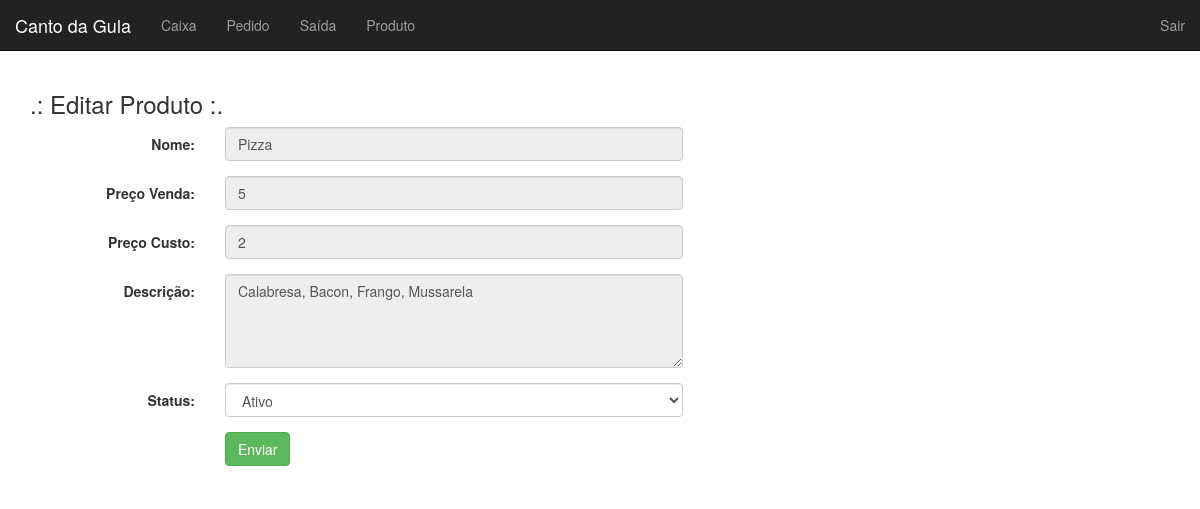
The app's page /produto/editar/1 (signed in), older data.
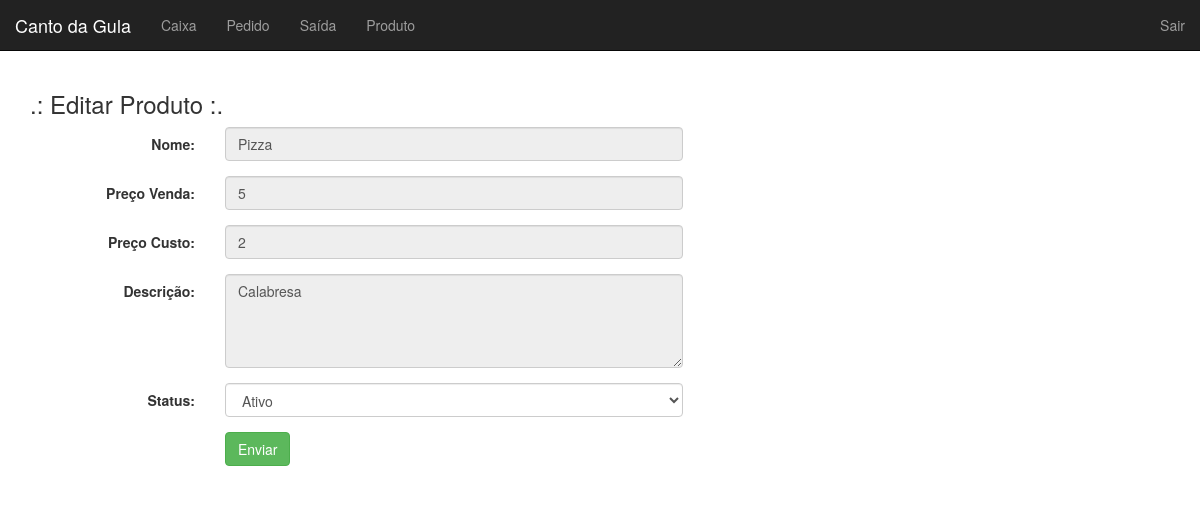
The same page, newer data.
### tables this page shows
CREATE TABLE `produto` (
  `id` int(11) NOT NULL AUTO_INCREMENT,
  `nome` varchar(50) NOT NULL,
  `preco_venda` double NOT NULL,
  `preco_custo` double DEFAULT NULL,
  `status` tinyint(4) NOT NULL,
  `descricao` text,
  PRIMARY KEY (`id`)
);

### core/controller.php (called while the page is built, shortened)
<?php
class controller {
    public function loadTemplate($viewName, $viewData = array()){
        include 'views/template.php';
    }
    public function loadViewInTemplate($viewName, $viewData = array()){
        extract($viewData);
        include 'views/'.$viewName.'.php';
    }
}
?>

### controllers/produtoController.php (called while the page is built, shortened)
<?php
class produtoController extends controller {
    public function editar($id) {
        $dados = array(
            'produto' => array(),
            'produto_usado' => FALSE
        );
        $id = addslashes($id);
        $produto = new Produto();
        $dados['produto'] = $produto->getProduto($id);
        $dados['produto_usado'] = $produto->produtoUsado($id);
        $this->loadTemplate('produtoEditar', $dados);
    }
}
?>

### core/core.php (called while the page is built, shortened)
<?php
class Core{
    public function run(){
        $url = (isset($_GET['q']))?"/".$_GET['q']:"";
        $params = array();
        if (!empty($url) && $url != '/') {
            $url = explode('/', $url);
            array_shift($url);
            array_shift($url);
            if (isset($url[0])) {
                    $currentAction = $url[0];
                    array_shift($url);
            } else {
                    $currentAction = 'index';
            }
            if (count($url) > 0) {
                    $params = $url;
            }
        } else {
            $currentController = 'homeController';
            $currentAction = 'index';
        }
        $c = new $currentController();
        call_user_func_array(array($c, $currentAction), $params);
    }
}
?>

### index.php (called while the page is built, shortened)
<?php
$core = new Core();
$core->run();
?>

### core/model.php (called while the page is built, shortened)
<?php
class model {
    public function __construct(){
        global $banco;
        $this->db = $banco;
    }
}
?>

### models/Produto.php (called while the page is built, shortened)
<?php
class Produto extends model {
        public function getProduto($id) {
        $array = array();
        $sql = "SELECT * FROM produto WHERE id = '$id'";
        $sql = $this->db->query($sql);
        if ($sql->rowCount() > 0) {
            $array = $sql->fetch();
        }
        return $array;
    }
}

### views/produtoEditar.php (the view, shortened to what this page needs)
<div class="row">
    <div class="col-md-12">
        <h3>.: Editar Produto :.</h3>
        <form class="form-horizontal" method="POST">
            <div class="form-group">
                <label class="control-label col-md-2">Nome:</label>
                <div class="col-md-5">
                    <input type="text" class="form-control" name="nome" value="<?php echo $produto['nome']; ?>" <?php echo $produto_usado? "disabled" : "required" ?> />
                </div>
            </div>
            <div class="form-group">
                <label class="control-label col-md-2">Preço Venda:</label>
                <div class="col-md-5">
                    <input type="text" class="form-control" name="preco_venda" value="<?php echo $produto['preco_venda']; ?>" <?php echo $produto_usado? "disabled" : "required" ?> />
                </div>
            </div>
            <div class="form-group">
                <label class="control-label col-md-2">Preço Custo:</label>
                <div class="col-md-5">
                    <input type="text" class="form-control" name="preco_custo" value="<?php echo $produto['preco_custo']; ?>" <?php echo $produto_usado? "disabled" : "required" ?> />
                </div>
            </div>
            <div class="form-group">
                <label class="control-label col-md-2">Descrição:</label>
                <div class="col-md-5">
                    <textarea class="form-control" rows="4" name="descricao" <?php echo $produto_usado? "disabled" : "" ?>><?php echo $produto['descricao']; ?></textarea>
                </div>
            </div>
            <div class="form-group">
                <label class="control-label col-md-2">Status:</label>
                <div class="col-md-5">
                    <select class="form-control" name="ativo">
                        <option value="1" <?php echo ($produto['status'] == '1')? "selected" : ""; ?>>Ativo</option>
                    </select>
                </div>
            </div>
            <div class="form-group">
                <div class="col-md-2"></div>
                <div class="col-md-5">
                    <input type="submit" class="btn btn-success" value="Enviar" />
                </div>
            </div>
        </form>
    </div>
</div>

Row changes from the older to the newer data that the page shows:
changed produto "Pizza": descricao "Calabresa, Bacon, Frango, Mussarela" → "Calabresa"
